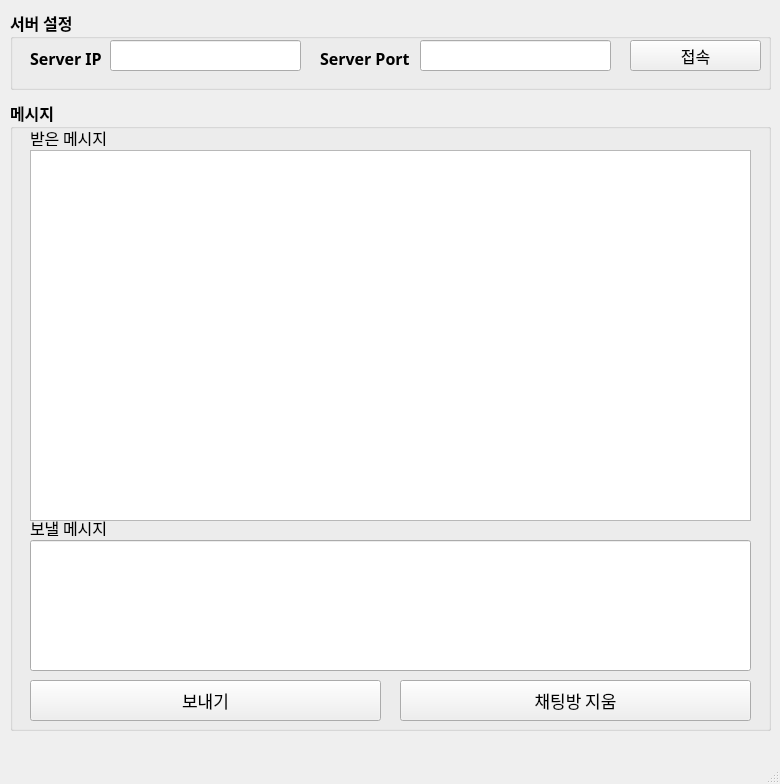
<?xml version="1.0" encoding="UTF-8"?>
<ui version="4.0">
 <class>MainWindow</class>
 <widget class="QMainWindow" name="MainWindow">
  <property name="geometry">
   <rect>
    <x>0</x>
    <y>0</y>
    <width>780</width>
    <height>784</height>
   </rect>
  </property>
  <property name="font">
   <font>
    <pointsize>12</pointsize>
   </font>
  </property>
  <property name="windowTitle">
   <string>MainWindow</string>
  </property>
  <widget class="QWidget" name="centralwidget">
   <widget class="QGroupBox" name="groupBox">
    <property name="geometry">
     <rect>
      <x>10</x>
      <y>10</y>
      <width>761</width>
      <height>80</height>
     </rect>
    </property>
    <property name="font">
     <font>
      <family>나눔고딕</family>
      <pointsize>12</pointsize>
      <weight>75</weight>
      <bold>true</bold>
     </font>
    </property>
    <property name="title">
     <string>서버 설정</string>
    </property>
    <widget class="QLabel" name="label">
     <property name="geometry">
      <rect>
       <x>20</x>
       <y>40</y>
       <width>71</width>
       <height>16</height>
      </rect>
     </property>
     <property name="text">
      <string>Server IP</string>
     </property>
    </widget>
    <widget class="QLineEdit" name="serverIP_edit">
     <property name="geometry">
      <rect>
       <x>100</x>
       <y>30</y>
       <width>191</width>
       <height>31</height>
      </rect>
     </property>
     <property name="font">
      <font>
       <family>나눔고딕</family>
       <pointsize>12</pointsize>
       <weight>75</weight>
       <bold>true</bold>
      </font>
     </property>
     <property name="text">
      <string/>
     </property>
    </widget>
    <widget class="QLabel" name="label_2">
     <property name="geometry">
      <rect>
       <x>310</x>
       <y>40</y>
       <width>91</width>
       <height>16</height>
      </rect>
     </property>
     <property name="text">
      <string>Server Port</string>
     </property>
    </widget>
    <widget class="QLineEdit" name="serverPort_edit">
     <property name="geometry">
      <rect>
       <x>410</x>
       <y>30</y>
       <width>191</width>
       <height>31</height>
      </rect>
     </property>
     <property name="text">
      <string/>
     </property>
    </widget>
    <widget class="QPushButton" name="btnConnect">
     <property name="geometry">
      <rect>
       <x>620</x>
       <y>30</y>
       <width>131</width>
       <height>31</height>
      </rect>
     </property>
     <property name="font">
      <font>
       <family>나눔고딕</family>
       <pointsize>12</pointsize>
       <weight>50</weight>
       <bold>false</bold>
      </font>
     </property>
     <property name="text">
      <string>접속</string>
     </property>
    </widget>
   </widget>
   <widget class="QGroupBox" name="groupBox_2">
    <property name="geometry">
     <rect>
      <x>10</x>
      <y>100</y>
      <width>761</width>
      <height>631</height>
     </rect>
    </property>
    <property name="font">
     <font>
      <family>나눔고딕</family>
      <pointsize>12</pointsize>
      <weight>75</weight>
      <bold>true</bold>
     </font>
    </property>
    <property name="title">
     <string>메시지</string>
    </property>
    <widget class="QLabel" name="label_3">
     <property name="geometry">
      <rect>
       <x>20</x>
       <y>30</y>
       <width>111</width>
       <height>16</height>
      </rect>
     </property>
     <property name="font">
      <font>
       <family>나눔고딕</family>
       <pointsize>12</pointsize>
       <weight>50</weight>
       <bold>false</bold>
      </font>
     </property>
     <property name="text">
      <string>받은 메시지</string>
     </property>
    </widget>
    <widget class="QLabel" name="label_4">
     <property name="geometry">
      <rect>
       <x>20</x>
       <y>420</y>
       <width>111</width>
       <height>16</height>
      </rect>
     </property>
     <property name="font">
      <font>
       <family>나눔고딕</family>
       <pointsize>12</pointsize>
       <weight>50</weight>
       <bold>false</bold>
      </font>
     </property>
     <property name="text">
      <string>보낼 메시지</string>
     </property>
    </widget>
    <widget class="QLineEdit" name="sendmsg">
     <property name="geometry">
      <rect>
       <x>20</x>
       <y>440</y>
       <width>721</width>
       <height>131</height>
      </rect>
     </property>
    </widget>
    <widget class="QPushButton" name="sendbtn">
     <property name="geometry">
      <rect>
       <x>20</x>
       <y>580</y>
       <width>351</width>
       <height>41</height>
      </rect>
     </property>
     <property name="font">
      <font>
       <family>나눔고딕</family>
       <pointsize>13</pointsize>
       <weight>50</weight>
       <bold>false</bold>
      </font>
     </property>
     <property name="text">
      <string>보내기</string>
     </property>
    </widget>
    <widget class="QPushButton" name="clearbtn">
     <property name="geometry">
      <rect>
       <x>390</x>
       <y>580</y>
       <width>351</width>
       <height>41</height>
      </rect>
     </property>
     <property name="font">
      <font>
       <family>나눔고딕</family>
       <pointsize>13</pointsize>
       <weight>50</weight>
       <bold>false</bold>
      </font>
     </property>
     <property name="text">
      <string>채팅방 지움</string>
     </property>
    </widget>
    <widget class="QListWidget" name="recvmsg">
     <property name="geometry">
      <rect>
       <x>20</x>
       <y>50</y>
       <width>721</width>
       <height>371</height>
      </rect>
     </property>
    </widget>
   </widget>
  </widget>
  <widget class="QMenuBar" name="menubar">
   <property name="geometry">
    <rect>
     <x>0</x>
     <y>0</y>
     <width>780</width>
     <height>27</height>
    </rect>
   </property>
  </widget>
  <widget class="QStatusBar" name="statusbar"/>
 </widget>
 <resources/>
 <connections/>
</ui>
